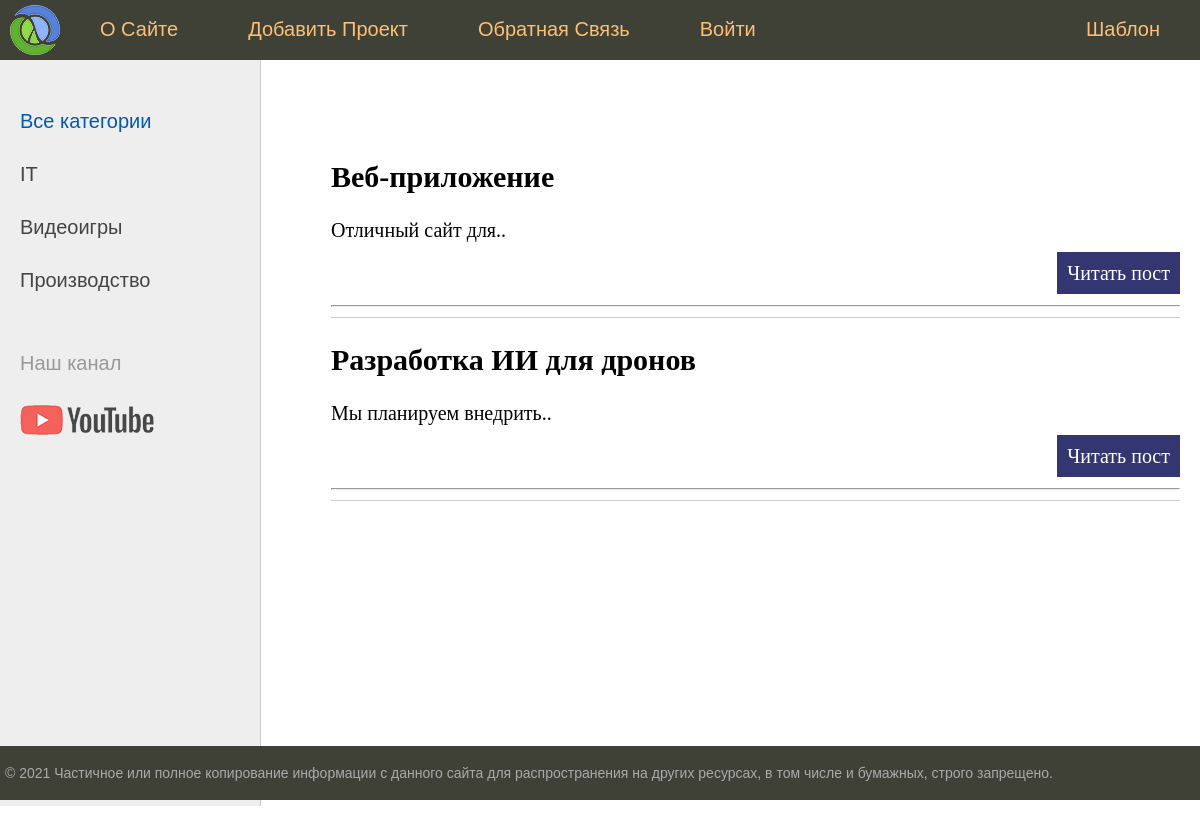
Before: / with the older database file.
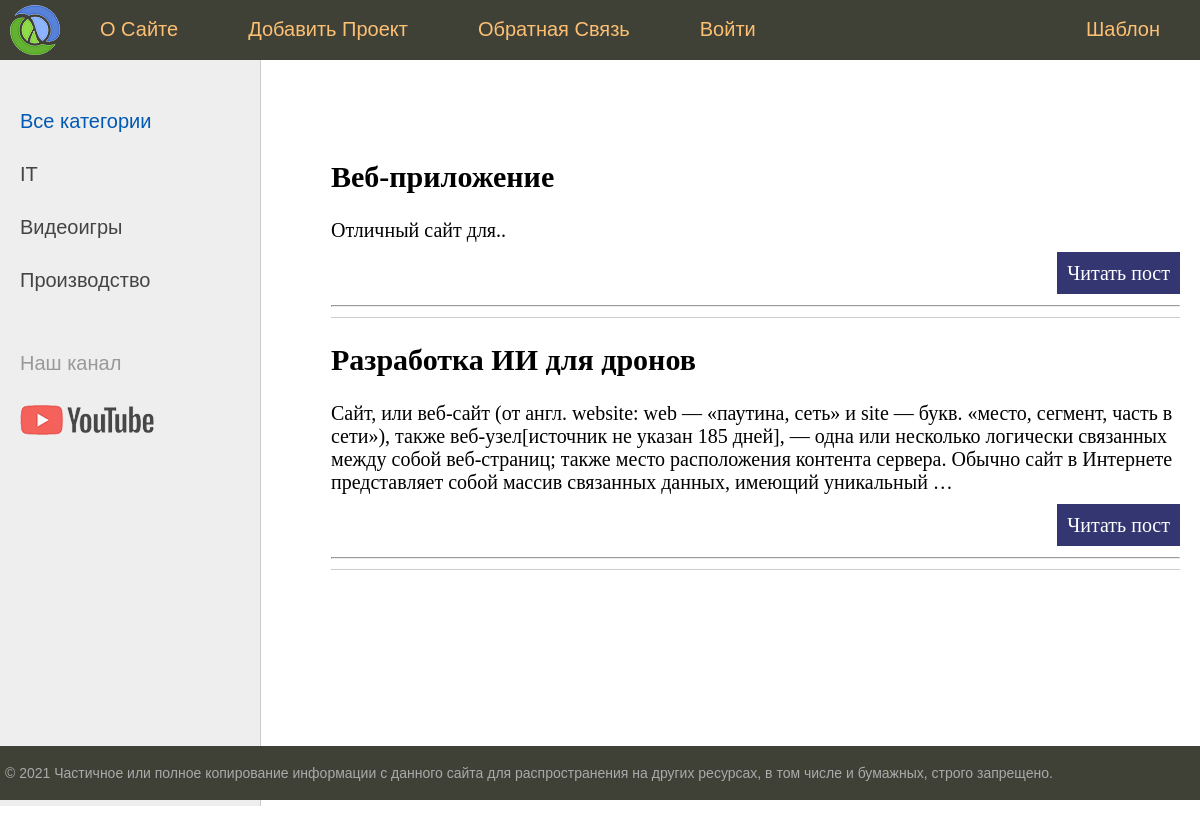
After: the same page with the newer database file.
### InvestPack/models.py (models this page shows, shortened)
class startupCard(models.Model):
    title = models.CharField(max_length=255)
    content = models.TextField(blank = True)
    photo = models.ImageField(upload_to="photos/%Y/%m/%d")
    time_create = models.DateTimeField(auto_now_add=True)
    time_update = models.DateTimeField(auto_now=True)
    is_published = models.BooleanField(default=True)

### InvestPack/views.py (the view)
# urls.py: path('', index, name = 'home'),
def index(request):
    posts = startupCard.objects.all()
    return render(request, 'InvestPack/index.html', {'posts':  posts, 'menu': menu, 'title': 'Главная страница'})

### InvestPack/templates/InvestPack/index.html (shortened to what this page needs)
{% extends 'InvestPack/base.html' %}
{% block content %}
<ul class="list-articles">
    {% for p in posts %}
    <li><h2>{{ p.title }}</h2>
        {% autoescape off %}
        <p>{{ p.content|linebreaks|truncatewords:50 }} </p>
        {% endautoescape %}
        <p class="link-read-post"><a href="#">Читать пост</a></p>
        <hr></li>
    {% endfor %}
</ul>
{% endblock %}

### InvestPack/templates/InvestPack/base.html (shortened to what this page needs)
<body>{% load static %}
	<link type="text/css" href="{% static 'InvestPack/css/styles.css' %}" rel="stylesheet">
<table class="table-page" border="0" cellpadding="0" cellspacing="0">
<tbody><tr><td valign="top">
{% block mainmenu %}
		<div class="header">
			<ul id="mainmenu" class="mainmenu">
			<li class="logo"><a href="#"><div class="logo"></div></a></li>
{% for m in menu %}
	{% if not forloop.last %}
			<li><a href="#">{{m.title}}</a></li>
	{% else %}
			<li class="last"><a href="#">{{m.title}}</a></li>
	{% endif %}
{% endfor %}
			</ul>
		</div>
{% endblock mainmenu %}
<table class="table-content" border="0" cellpadding="0" cellspacing="0">
<tbody><tr>
	<td valign="top" class="left-chapters">
	<ul id="leftchapters">
		<li class="selected">Все категории</li>
		<li><a href="#">IT</a></li>
		<li><a href="#">Видеоигры</a></li>
		<li><a href="#">Производство</a></li>
		<li class="share">
		<p>Наш канал</p>
		<a class="share-yt" href="https://t.me/kapustaLivesMatter" target="_blank" rel="nofollow"></a>
		</li>
	</ul>
</td>
<td valign="top" class="content">
	<div class="content-text">
{% block content %}
{% endblock %}
	</div>
</td></tr></tbody></table>
</td></tr>
<tr><td valign="top">
	<div id="footer">
		<p>© 2021 Частичное или полное копирование информации с данного сайта для распространения на других ресурсах, в том числе и бумажных, строго запрещено.</p>
	</div>
</td></tr></tbody></table>
</body>

### InvestPack/static/InvestPack/css/styles.css (style rules this page uses)
html, body { font-family: 'Arial'; margin: 0; padding: 0; height: 100%; width: 100%; color: #444; }
a { color: #0059b2; text-decoration: none; }
p.link-read-post { text-align: right; }
p.link-read-post a { padding: 10px; min-width: 100px; background: #333671; color: #fff; text-decoration: none; }
ul.list-articles { list-style: none; margin: 0; padding: 0; }
ul.list-articles li { border-bottom: 1px solid #ccc; }
.table-page { width: 100%; height: 100%; vertical-align: top; }
.table-page tr { height: 100%; }
.header { background: #3F4137; height: 60px; }
.logo { background: url('../images/logo.png') no-repeat 10px 5px; width: 70px; height: 60px; }
ul.mainmenu { list-style: none; margin: 0; padding: 0; height: 60px; color: #fdc073; font-size: 20px; overflow: hidden; }
ul.mainmenu li { float: left; margin: 18px 40px 0 30px; }
ul.mainmenu li.logo { margin: 0; }
ul.mainmenu li.last { float: right; }
ul.mainmenu li a { color: #fdc073; text-decoration: none; }
.table-content { width: 100%; min-height: 100%; height: 100%; }
.left-chapters { margin: 0; background: #eee; border-right: 1px solid #ccc; min-height: 100%; }
.left-chapters ul { width: 230px; min-height: 100%; margin: 0; padding: 20px 10px 10px 20px; list-style: none; font-size: 20px; }
.left-chapters ul li { margin: 30px 0 0 0; color: #999; }
.left-chapters ul li.selected { color: #0059b2; }
.left-chapters ul li a { color: #444; text-decoration: none; }
.left-chapters ul li.share { margin: 60px 0 0 0; }
.left-chapters ul li.share p { margin: 30px 0 30px 0; }
.left-chapters ul li.share a { display: inline-block; width: 40px; height: 40px; margin: 0 20px 0 0; }
.left-chapters ul li.share a.share-yt { width: 100%; height: 30px; background: url('../images/share_yt.png') no-repeat 0 0 }
.content { padding: 40px 20px 20px 40px; width: 100%; box-sizing: border-box; }
.content-text { margin: 60px 0 0 30px; color: #000; font-size: 20px; font-family: Yandex Sans Display Light; }
#footer { box-sizing: border-box; background: #3F4137; padding: 5px; color: #aaa; font-size: 14px; font-family: Verdana, Geneva, Arial, Helvetica; text-align: left; overflow: hidden; }

Changed rows visible on the page:
changed startupCard "Разработка ИИ для дронов": content "Мы планируем внедрить.." → "Сайт, или веб-сайт (от англ. website: web — «паутина, сеть» и site — букв. «место, сегмент, часть в сети»), также веб-узел[источник не указан 185 дней], — одна или несколько логически связанных между собой веб-страниц; также место расположения контента сервера. Обычно сайт в Интернете представляет собой массив связанных данных, имеющий уникальный …"
